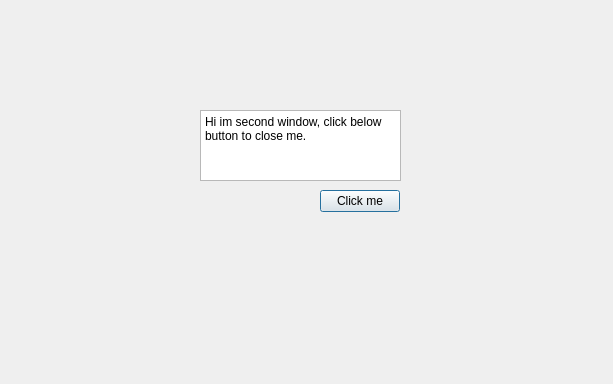
<?xml version="1.0" encoding="UTF-8"?>
<ui version="4.0">
 <class>secondDialog</class>
 <widget class="QDialog" name="secondDialog">
  <property name="geometry">
   <rect>
    <x>0</x>
    <y>0</y>
    <width>613</width>
    <height>384</height>
   </rect>
  </property>
  <property name="windowTitle">
   <string>Dialog</string>
  </property>
  <widget class="QTextEdit" name="textEdit">
   <property name="geometry">
    <rect>
     <x>200</x>
     <y>110</y>
     <width>201</width>
     <height>71</height>
    </rect>
   </property>
   <property name="html">
    <string>&lt;!DOCTYPE HTML PUBLIC &quot;-//W3C//DTD HTML 4.0//EN&quot; &quot;http://www.w3.org/TR/REC-html40/strict.dtd&quot;&gt;
&lt;html&gt;&lt;head&gt;&lt;meta name=&quot;qrichtext&quot; content=&quot;1&quot; /&gt;&lt;meta charset=&quot;utf-8&quot; /&gt;&lt;style type=&quot;text/css&quot;&gt;
p, li { white-space: pre-wrap; }
hr { height: 1px; border-width: 0; }
li.unchecked::marker { content: &quot;\2610&quot;; }
li.checked::marker { content: &quot;\2612&quot;; }
&lt;/style&gt;&lt;/head&gt;&lt;body style=&quot; font-family:'Sans Serif'; font-size:9pt; font-weight:400; font-style:normal;&quot;&gt;
&lt;p style=&quot; margin-top:0px; margin-bottom:0px; margin-left:0px; margin-right:0px; -qt-block-indent:0; text-indent:0px;&quot;&gt;Hi im second window, click below button to close me.&lt;/p&gt;
&lt;p style=&quot;-qt-paragraph-type:empty; margin-top:0px; margin-bottom:0px; margin-left:0px; margin-right:0px; -qt-block-indent:0; text-indent:0px;&quot;&gt;&lt;br /&gt;&lt;/p&gt;
&lt;p style=&quot;-qt-paragraph-type:empty; margin-top:0px; margin-bottom:0px; margin-left:0px; margin-right:0px; -qt-block-indent:0; text-indent:0px;&quot;&gt;&lt;br /&gt;&lt;/p&gt;&lt;/body&gt;&lt;/html&gt;</string>
   </property>
  </widget>
  <widget class="QPushButton" name="pushButton">
   <property name="geometry">
    <rect>
     <x>320</x>
     <y>190</y>
     <width>80</width>
     <height>22</height>
    </rect>
   </property>
   <property name="text">
    <string>Click me</string>
   </property>
  </widget>
 </widget>
 <resources/>
 <connections/>
</ui>
